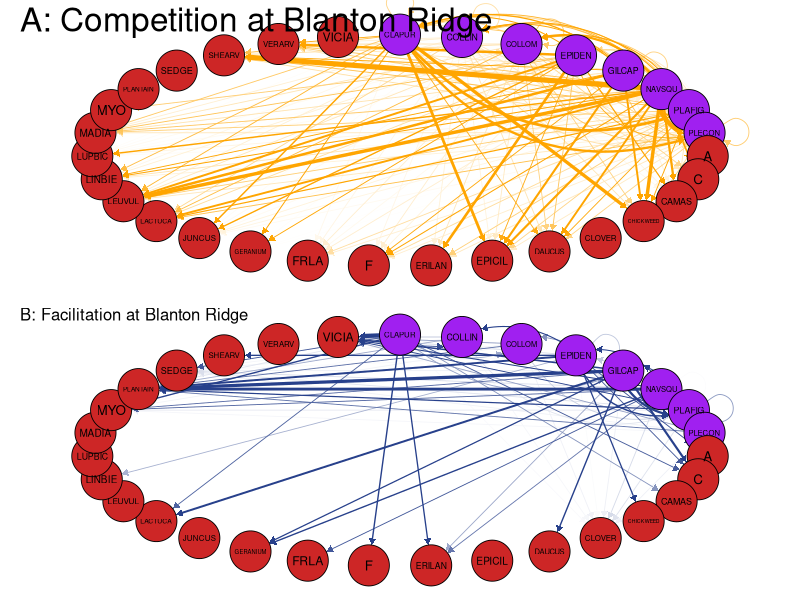
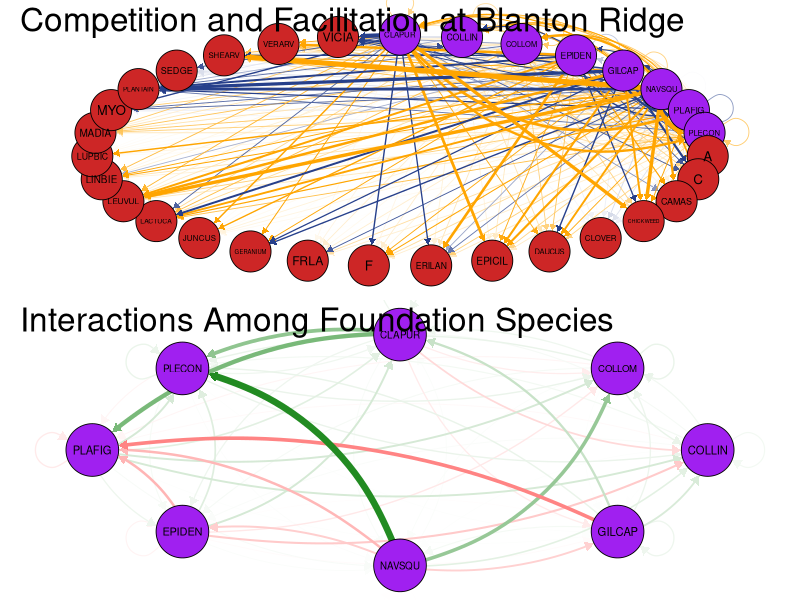

Reproduce these figures in R, in order. (Note: this script raises an error after producing the figures.)

## Visualizations ####
library(qgraph)

# Blanton Ridge #######
## Reading in the data ####
mean_interactions_br_df <- read.csv("mean_interaction_matrix_br.csv")

### trying out a visualization  ##
rownames(mean_interactions_br_df) <- mean_interactions_br_df$RowNames
mean_interactions_br_df <- mean_interactions_br_df[, -which(colnames(mean_interactions_br_df) == "RowNames")]

all_species_br <- unique(c(rownames(mean_interactions_br_df), colnames(mean_interactions_br_df)))

# based on Bimler figure code!! #######
# Load your data
mean_interactions_br_df <- read.csv("mean_interaction_matrix_br.csv")

# Convert to matrix
rownames(mean_interactions_br_df) <- mean_interactions_br_df$RowNames
mean_interactions_br_df <- mean_interactions_br_df[, -which(colnames(mean_interactions_br_df) == "RowNames")]
mean_interactions_br_matrix <- as.matrix(mean_interactions_br_df)

# Ensure matrix is correctly oriented
mean_interactions_br_matrix <- t(mean_interactions_br_matrix)  # Arrows point towards focal species
all_species <- unique(c(rownames(mean_interactions_br_df), colnames(mean_interactions_br_df)))

# Create a square matrix
square_matrix <- matrix(0, nrow = length(all_species), ncol = length(all_species))
rownames(square_matrix) <- all_species
colnames(square_matrix) <- all_species

# Fill the square matrix with values from mean_interactions_br_matrix
for (i in seq_len(nrow(mean_interactions_br_df))) {
  for (j in seq_len(ncol(mean_interactions_br_df))) {
    square_matrix[rownames(mean_interactions_br_df)[i], colnames(mean_interactions_br_df)[j]] <- mean_interactions_br_df[i, j]
  }
}

mean_interactions_br_matrix <- square_matrix



# Define species groups dynamically
foundation <- c('CLAPUR', 'COLLOM', 'COLLIN', "GILCAP", "NAVSQU", 'EPIDEN', "PLAFIG", "PLECON")  # Replace with foundation species at Blanton Ridge
all_species <- rownames(mean_interactions_br_matrix)  # All species in the dataset
invasives <- setdiff(all_species, foundation)         # Invasives = all species except foundation

# Set up colors for nodes
all.sp <- rep('white', length(all_species))
names(all.sp) <- all_species

all.sp[invasives] <- 'firebrick3'  # Color for invasive species
all.sp[foundation] <- 'purple'    # Color for foundation species

# Plot competition and facilitation separately
library(qgraph)

png('Blanton_Ridge_Interactions_No_Keystone.png', width = 1875, height = 3750, units = 'px')
par(mfrow = c(2, 1))

# Competition only
qgraph(mean_interactions_br_matrix,
       layout = 'circle',
       negCol = rgb(red = 0, green = 0, blue = 0, alpha = 0),  # Facilitation = transparent
       posCol = 'orange',                                     # Competition = orange
       color = all.sp,
       labels = rownames(mean_interactions_br_matrix),
       fade = TRUE, directed = TRUE,
       title = 'A: Competition at Blanton Ridge', title.cex = 2)

# Facilitation only
qgraph(mean_interactions_br_matrix,
       layout = 'circle',
       negCol = 'royalblue4',                                 # Facilitation = blue
       posCol = rgb(red = 0, green = 0, blue = 0, alpha = 0), # Competition = transparent
       color = all.sp,
       labels = rownames(mean_interactions_br_matrix),
       fade = TRUE, directed = TRUE,
       title = 'B: Facilitation at Blanton Ridge', title.cex = 1)



# both facil and comp together
qgraph(mean_interactions_br_matrix,
       layout = 'circle',           # Circular layout
       negCol = 'royalblue4',       # Facilitation = blue
       posCol = 'orange',           # Competition = orange
       color = all.sp,              # Node colors
       labels = rownames(mean_interactions_br_matrix),  # Node labels
       fade = TRUE, directed = TRUE, # Directed edges
       title = 'Competition and Facilitation at Blanton Ridge', title.cex = 2)


# just looking at our focals from larger plot #####
# Define foundation species
foundation <- c('CLAPUR', 'COLLOM', 'COLLIN', "GILCAP", "NAVSQU", 'EPIDEN', "PLAFIG", "PLECON")


# Extract the submatrix: interactions toward foundation species
# Extract submatrix for foundation-to-foundation interactions
foundation_interactions <- mean_interactions_br_matrix[foundation, foundation]

# Plot foundation-to-foundation interactions
qgraph(foundation_interactions,
       layout = 'circle',
       negCol = 'red',  # Facilitation = blue
       posCol = 'forestgreen',      # Competition = orange
       color = 'purple',       # All nodes are foundations
       labels = foundation,
       fade = TRUE, directed = TRUE,
       title = 'Interactions Among Foundation Species', title.cex = 2)


effects_on_foundation <- mean_interactions_br_matrix[, foundation]
qgraph(effects_on_foundation,
       layout = 'circle',
       negCol = 'royalblue4',  # Facilitation = blue
       posCol = 'orange',      # Competition = orange
       color = all.sp,
       labels = rownames(effects_on_foundation),
       fade = TRUE, directed = TRUE,
       title = 'Effects on Foundation Species', title.cex = 2)


# plotting competition and facilitation on same graph 
competition_plot_br <- qgraph(
  mean_interactions_br_df,  # use the mean_interactions matrix
  layout = 'circle', 
  posCol = "forestgreen",  # Facilitation = green
  negCol = 'red3',  # Competition = red
 # color = rep("skyblue", length(all_species)),  # Node colors
  labels = all_species_br,  # Use row names of the matrix for labels
  title = 'Competition and Facilitation at Blanton Ridge', 
  title.cex = 1.5
)


# South Eugene Meadows #######
## Reading in the data ####
mean_interactions_sem_df <- read.csv("mean_interaction_matrix_sem.csv")

### trying out a visualization  ##
rownames(mean_interactions_sem_df) <- mean_interactions_sem_df$RowNames
mean_interactions_sem_df <- mean_interactions_sem_df[, -which(colnames(mean_interactions_sem_df) == "RowNames")]

all_species_sem <- unique(c(rownames(mean_interactions_sem_df), colnames(mean_interactions_sem_df)))


# plotting competition and facilitation on same graph 
competition_plot_sem <- qgraph(
  mean_interactions_sem_df,  # use the mean_interactions matrix
  layout = 'circle', 
  posCol = "forestgreen",  # Facilitation = green
  negCol = 'red3',  # Competition = red
  # color = rep("skyblue", length(all_species)),  # Node colors
  labels = all_species_sem,  # Use row names of the matrix for labels
  title = 'Competition and Facilitation at South Eugene Meadows', 
  title.cex = 1.5
)

# Riverfront ########
## Reading in the data ####
mean_interactions_rf_df <- read.csv("mean_interaction_matrix_rf.csv")

### trying out a visualization  ##
rownames(mean_interactions_rf_df) <- mean_interactions_rf_df$RowNames
mean_interactions_rf_df <- mean_interactions_rf_df[, -which(colnames(mean_interactions_rf_df) == "RowNames")]

all_species_rf <- unique(c(rownames(mean_interactions_rf_df), colnames(mean_interactions_rf_df)))


# plotting competition and facilitation on same graph 
competition_plot_rf <- qgraph(
  mean_interactions_rf_df,  # use the mean_interactions matrix
  layout = 'circle', 
  posCol = "forestgreen",  # Facilitation = green
  negCol = 'red3',  # Competition = red
  # color = rep("skyblue", length(all_species)),  # Node colors
  labels = all_species_rf,  # Use row names of the matrix for labels
  title = 'Competition and Facilitation at Riverfront', 
  title.cex = 1.5
)

# Wild Iris Ridge ########
## Reading in the data ####
mean_interactions_wir_df <- read.csv("mean_interaction_matrix_wir.csv")

### trying out a visualization  ##
rownames(mean_interactions_wir_df) <- mean_interactions_wir_df$RowNames
mean_interactions_wir_df <- mean_interactions_wir_df[, -which(colnames(mean_interactions_wir_df) == "RowNames")]

all_species_wir <- unique(c(rownames(mean_interactions_wir_df), colnames(mean_interactions_wir_df)))


# plotting competition and facilitation on same graph 
competition_plot_wir <- qgraph(
  mean_interactions_wir_df,  # use the mean_interactions matrix
  layout = 'circle', 
  posCol = "forestgreen",  # Facilitation = green
  negCol = 'red3',  # Competition = red
  # color = rep("skyblue", length(all_species)),  # Node colors
  labels = all_species_wir,  # Use row names of the matrix for labels
  title = 'Competition and Facilitation at Wild Iris Ridge', 
  title.cex = 1.5
)



# Plotting something that compares between the parks? #######
library(pheatmap)

# Assuming you have matrices for 4 sites
pheatmap(mean_interactions_br_df, main = "Blanton Ridge")
pheatmap(mean_interactions_sem_df, main = "South Eugene Meadows")
pheatmap(mean_interactions_wir_df, main = "Wild Iris Ridge")
pheatmap(mean_interactions_rf_df, main = "Riverfront")

# Combined heatmap, not working ########
combined_matrix <- rbind(
  as.vector(mean_interactions_br_df),
  as.vector(mean_interactions_sem_df),
  as.vector(mean_interactions_wir_df),
  as.vector(mean_interactions_rf_df)
)
rownames(combined_matrix) <- c("BR", "SEM", "WIR", "RF")
pheatmap(combined_matrix, cluster_rows = TRUE, cluster_cols = TRUE)

# combined qgraph, not working#####
layout <- qgraph::averageLayout(mean_interactions_br_df, mean_interactions_sem_df, mean_interactions_wir_df, mean_interactions_rf_df)
qgraph(mean_interactions_br_df, layout = layout, title = "Site 1")
qgraph(mean_interactions_sem_df, layout = layout, title = "Site 2")
qgraph(mean_interactions_wir_df, layout = layout, title = "Site 3")
qgraph(mean_interactions_rf_df, layout = layout, title = "Site 4")

# Summary Statistics #####
prop_positive_BR <- sum(mean_interactions_br_df > 0) / length(mean_interactions_br_df)
prop_negative_BR <- sum(mean_interactions_br_df < 0) / length(mean_interactions_br_df)

prop_positive_WIR <- sum(mean_interactions_wir_df > 0) / length(mean_interactions_wir_df)
prop_negative_WIR <- sum(mean_interactions_wir_df < 0) / length(mean_interactions_wir_df)

# looking at 2 specific species  ######
species_A_B <- data.frame(
  park = c("BR", "SEM", "RF", "WIR"),
  interaction = c(
    mean_interactions_br["PLAFIG", "PLECON"],
    mean_interactions_sem["PLAFIG", "PLECON"],
    mean_interactions_rf["PLAFIG", "PLECON"],
    mean_interactions_wir["PLAFIG", "PLECON"]
  )
)

# Plot interaction coefficients across parks
ggplot(species_A_B, aes(x = park, y = interaction)) +
  geom_bar(stat = "identity", fill = "skyblue") +
  ggtitle("Interaction Between PLAFIG and PLECON Across Parks") +
  ylab("Interaction Coefficient") +
  xlab("Park")

# running ANOVA #######
# ANOVA test
interactions <- data.frame(
  park = factor(rep(c("BR", "SEM", "RF", "WIR"), each = 1)),
  interaction = c(
    mean_interactions_br["PLAFIG", "PLECON"],
    mean_interactions_sem["PLAFIG", "PLECON"],
    mean_interactions_rf["PLAFIG", "PLECON"],
    mean_interactions_wir["PLAFIG", "PLECON"]
  )
)
aov_result <- aov(interaction ~ park, data = interactions)
summary(aov_result)

# Post hoc test (if significant differences are found)
TukeyHSD(aov_result)


# correlation coeffs across parks?  #######
# looking at posteriors and comparing those across parks? there's so many of them
